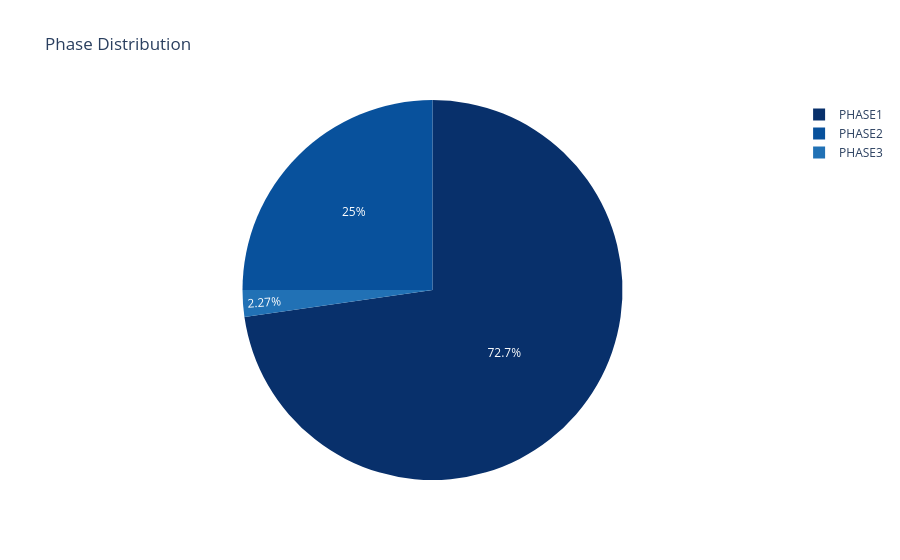
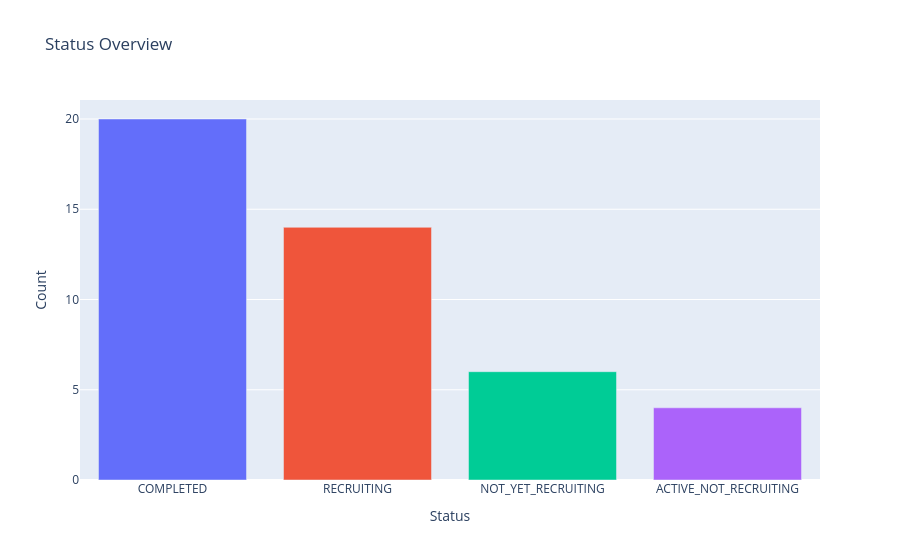

Source (notebook cell) for these figures, in order:
### Code cell
import plotly.express as px
import plotly.graph_objects as go
import ipywidgets as widgets
from IPython.display import display, clear_output
from datetime import datetime

condition_options = [
    "Neurodegenerative Diseases", "Parkinson Disease", "Alzheimer Disease",
    "Amyotrophic Lateral Sclerosis", "Spinal Cord Injuries",
    "Traumatic Brain Injury", "Multiple Sclerosis", "Stroke",
]
status_options = ["RECRUITING", "ACTIVE_NOT_RECRUITING", "COMPLETED",
                   "NOT_YET_RECRUITING", "SUSPENDED", "WITHDRAWN", "TERMINATED"]
phase_options = ["EARLY_PHASE1", "PHASE1", "PHASE1|PHASE2", "PHASE2",
                  "PHASE2|PHASE3", "PHASE3", "PHASE4", "NA"]

condition_dd = widgets.Dropdown(options=condition_options, description="Condition:", style={"description_width": "initial"})
cell_type_txt = widgets.Text(value="stem cell", description="Cell type:", style={"description_width": "initial"})
status_sel = widgets.SelectMultiple(options=status_options,
                                     value=("RECRUITING", "ACTIVE_NOT_RECRUITING", "COMPLETED", "NOT_YET_RECRUITING"),
                                     description="Status:", style={"description_width": "initial"}, rows=4)
phase_sel = widgets.SelectMultiple(options=phase_options,
                                    value=("PHASE1", "PHASE1|PHASE2", "PHASE2", "PHASE2|PHASE3", "PHASE3"),
                                    description="Phase:", style={"description_width": "initial"}, rows=4)
max_results_slider = widgets.IntSlider(value=100, min=10, max=500, step=10, description="Max results:", style={"description_width": "initial"})
run_button = widgets.Button(description="Update dashboard", button_style="primary", icon="refresh")
output = widgets.Output()


def render_dashboard(_=None):
    with output:
        clear_output(wait=True)
        try:
            raw = fetch_trials(condition_dd.value, cell_type_txt.value, max_results_slider.value)
            df = parse_trials(raw)
            if status_sel.value:
                df = df[df["Status"].isin(status_sel.value)]
            if phase_sel.value:
                df = df[df["Phase"].isin(phase_sel.value)]
        except Exception as e:
            print(f"Live API error ({e})")

        # Metrics
        n_recruiting = int((df["Status"] == "RECRUITING").sum())
        n_completed = int((df["Status"] == "COMPLETED").sum())
        n_countries = df["Country"].nunique()
        print(f"Total trials: {len(df)}   |   Recruiting: {n_recruiting}   |   "
              f"Completed: {n_completed}   |   Countries: {n_countries}")

        if df.empty:
            print("No trials match the current filters.")
            return

        # Phase pie chart
        phase_counts = df["Phase"].value_counts().reset_index()
        phase_counts.columns = ["Phase", "Count"]
        fig1 = px.pie(phase_counts, values="Count", names="Phase", title="Phase Distribution",
                      color_discrete_sequence=px.colors.sequential.Blues_r)
        fig1.show()

        # Status bar chart
        status_counts = df["Status"].value_counts().reset_index()
        status_counts.columns = ["Status", "Count"]
        fig2 = px.bar(status_counts, x="Status", y="Count", color="Status", title="Status Overview")
        fig2.update_layout(showlegend=False)
        fig2.show()

        # Timeline
        if "Start Year" in df.columns and df["Start Year"].notna().any():
            timeline = df[df["Start Year"].notna()].groupby("Start Year").size().reset_index(name="Count")
            fig3 = px.line(timeline, x="Start Year", y="Count", markers=True, title="Trial Timeline")
            fig3.show()

        # Table
        display(df[["NCT ID", "Title", "Status", "Phase", "Study Type", "Country", "Start Year"]])

        # Save CSV for download in Colab (Files panel on the left)
        fname = f"neuroregen_trials_{datetime.now().strftime('%Y%m%d')}.csv"
        df.to_csv(fname, index=False)
        print(f"\nSaved as {fname} — download it from the Colab Files panel on the left.")


run_button.on_click(render_dashboard)

controls = widgets.VBox([
    widgets.HBox([condition_dd, cell_type_txt]),
    widgets.HBox([status_sel, phase_sel]),
    run_button,
])
display(controls, output)
render_dashboard()  # initial render with defaults

### Figure 1 — Plotly figure (JSON) as saved in the notebook; plotly's stock layout.template omitted (floating-point values rounded to 4 significant figures)
{"data": [{"domain": {"x": [0, 1], "y": [0, 1]}, "hovertemplate": "Phase=%{label}<br>Count=%{value}<extra></extra>", "labels": ["PHASE1", "PHASE2", "PHASE3"], "legendgroup": "", "name": "", "showlegend": true, "type": "pie", "values": [32, 11, 1]}], "layout": {"legend": {"tracegroupgap": 0}, "piecolorway": ["rgb(8,48,107)", "rgb(8,81,156)", "rgb(33,113,181)", "rgb(66,146,198)", "rgb(107,174,214)", "rgb(158,202,225)", "rgb(198,219,239)", "rgb(222,235,247)", "rgb(247,251,255)"], "title": {"text": "Phase Distribution"}}}

### Figure 2 — Plotly figure (JSON) as saved in the notebook; plotly's stock layout.template omitted (floating-point values rounded to 4 significant figures)
{"data": [{"hovertemplate": "Status=%{x}<br>Count=%{y}<extra></extra>", "legendgroup": "COMPLETED", "marker": {"color": "#636efa", "pattern": {"shape": ""}}, "name": "COMPLETED", "orientation": "v", "showlegend": true, "textposition": "auto", "type": "bar", "x": ["COMPLETED"], "xaxis": "x", "y": [20], "yaxis": "y"}, {"hovertemplate": "Status=%{x}<br>Count=%{y}<extra></extra>", "legendgroup": "RECRUITING", "marker": {"color": "#EF553B", "pattern": {"shape": ""}}, "name": "RECRUITING", "orientation": "v", "showlegend": true, "textposition": "auto", "type": "bar", "x": ["RECRUITING"], "xaxis": "x", "y": [14], "yaxis": "y"}, {"hovertemplate": "Status=%{x}<br>Count=%{y}<extra></extra>", "legendgroup": "NOT_YET_RECRUITING", "marker": {"color": "#00cc96", "pattern": {"shape": ""}}, "name": "NOT_YET_RECRUITING", "orientation": "v", "showlegend": true, "textposition": "auto", "type": "bar", "x": ["NOT_YET_RECRUITING"], "xaxis": "x", "y": [6], "yaxis": "y"}, {"hovertemplate": "Status=%{x}<br>Count=%{y}<extra></extra>", "legendgroup": "ACTIVE_NOT_RECRUITING", "marker": {"color": "#ab63fa", "pattern": {"shape": ""}}, "name": "ACTIVE_NOT_RECRUITING", "orientation": "v", "showlegend": true, "textposition": "auto", "type": "bar", "x": ["ACTIVE_NOT_RECRUITING"], "xaxis": "x", "y": [4], "yaxis": "y"}], "layout": {"barmode": "relative", "legend": {"title": {"text": "Status"}, "tracegroupgap": 0}, "showlegend": false, "title": {"text": "Status Overview"}, "xaxis": {"anchor": "y", "categoryarray": ["COMPLETED", "RECRUITING", "NOT_YET_RECRUITING", "ACTIVE_NOT_RECRUITING"], "categoryorder": "array", "domain": [0, 1], "title": {"text": "Status"}}, "yaxis": {"anchor": "x", "domain": [0, 1], "title": {"text": "Count"}}}}
